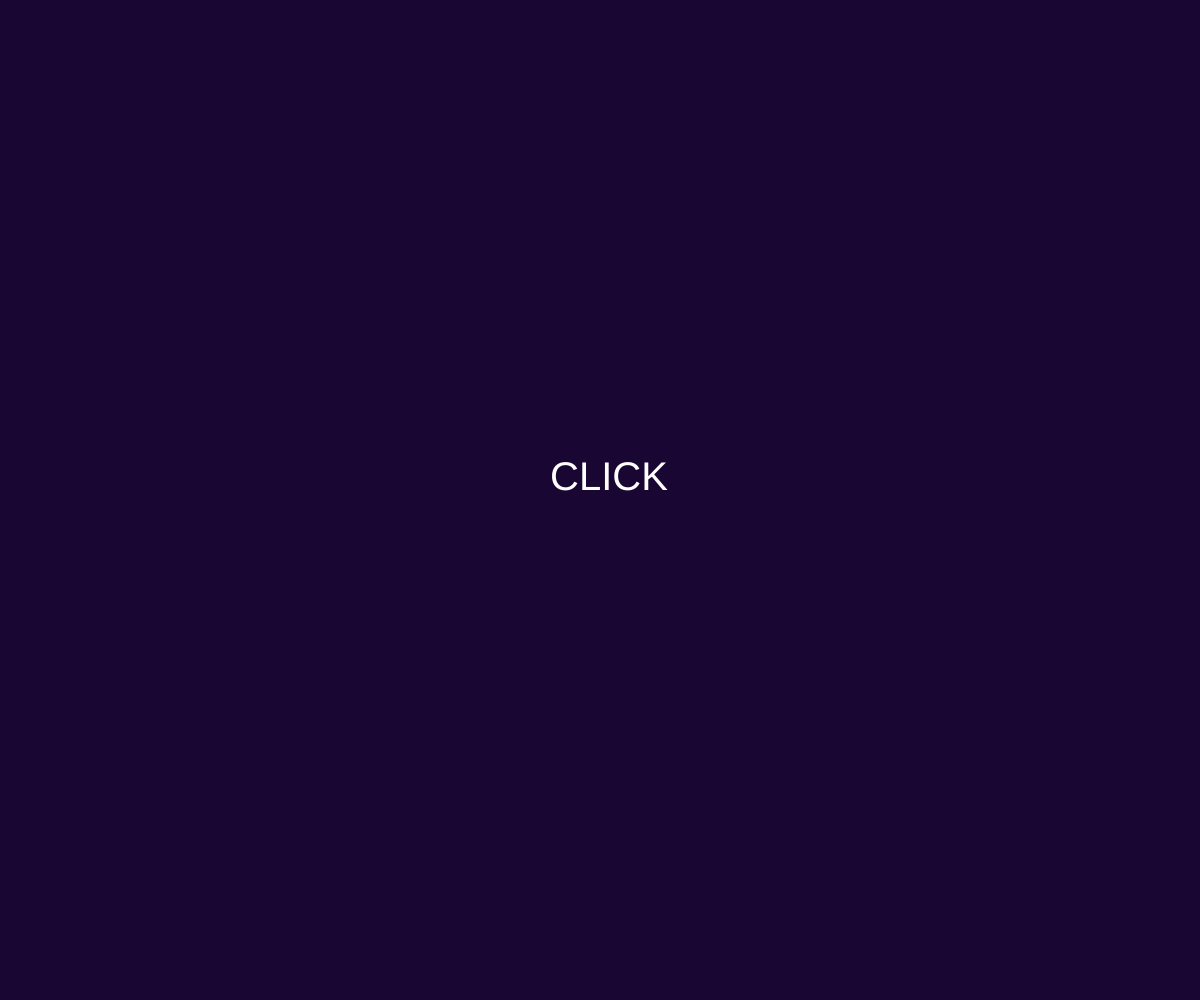
Frame 1 (no input)
Frame 60 (no input): identical to frame 1, image omitted
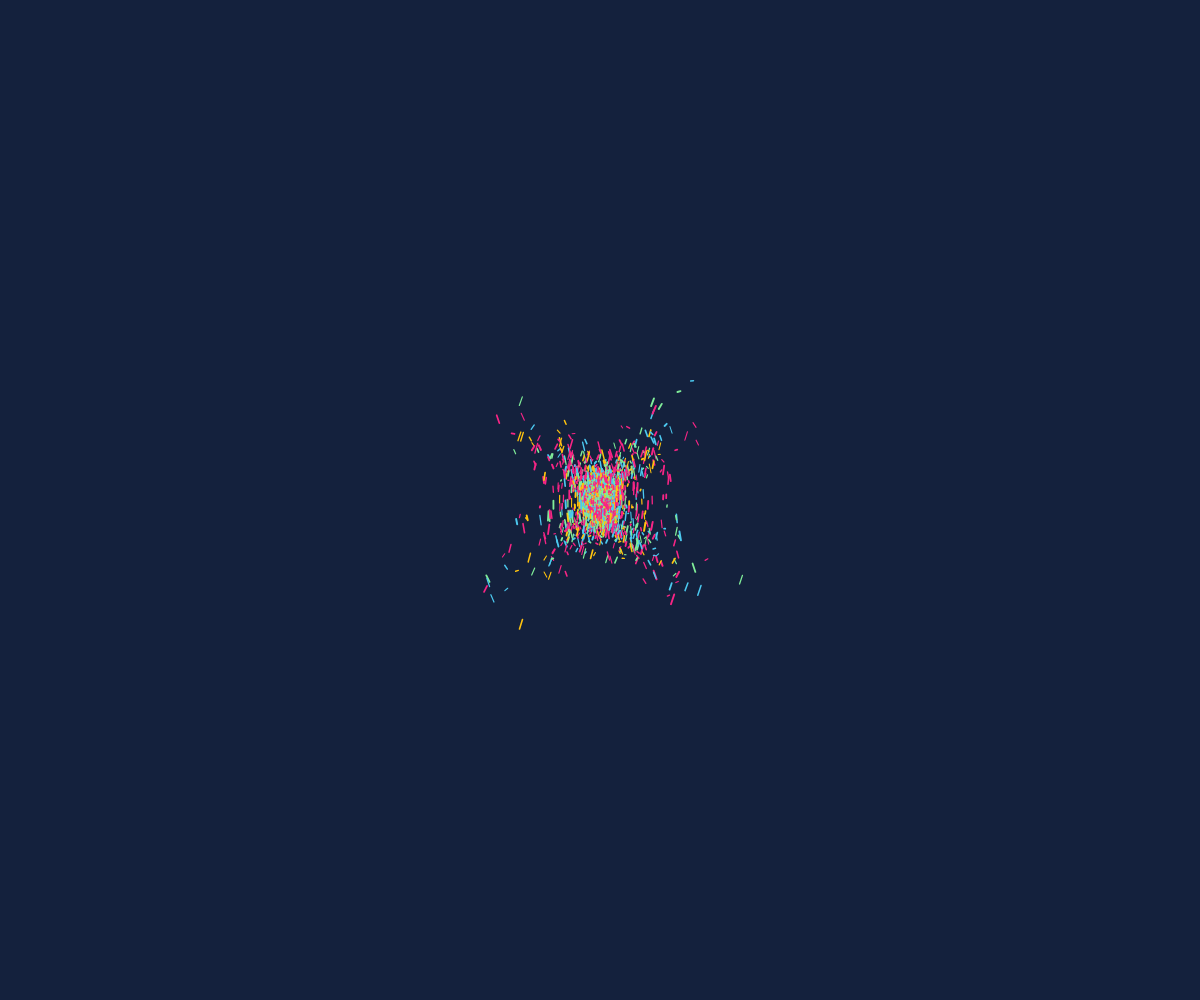
Frame 120 (the mouse pressed at the canvas centre since frame 60)

The p5.js sketch that drew these frames (run headless with seeded random() and noise() and a simulated clock; from frame 60 on, the mouse is pressed at the canvas centre):

// p5.js sketch
// ── sketch.js
var blobs = [];
var colors;
let variation = 0;
let xScale, yScale, centerX, centerY;

//auto change
let changeDuration = 3000;
let lastChange = 0;

function setup() {
	createCanvas(windowWidth, windowHeight);
	frameRate(40)
  
  
	xScale = width/60;
	yScale = height/20*(width/height);
	
	centerX = width/2;
	centerY = height/2;
	
	colors = [color("#80ed99"), color("#f72585"), color("#f72585"), color("#4cc9f0"), color("#FFC30F")];
  
}

function draw() {
	
	//DEBUG
	textSize(20);
	noStroke();
	fill(255);
	ellipse(centerX, centerY, 60, 60);
	fill(0);
	text(variation, centerX, centerY-10);
	text(length, centerX, centerY+10);
	
	
	if(mouseIsPressed){
		for(let i = 0; i < 50; i++){
			let x = mouseX + random(-15, 15);
			let y = mouseY + random(-10, 10);
			var blob = {
				x : getXPos(x),
				y : getYPos(y),
				size : random(1, 2),
				lastX : x,
				lastY : y,
				color : colors[floor(random(colors.length))],
				direction : random(0.1, 5) * (random() > 0.5 ? 1 : -1)
			};
			blobs.push(blob);
		}
	}
	
  
	var length = blobs.length;
	if(length == 0){
		background("#1a0633");
		noStroke();
		fill(255);
		textSize(40);
		//text("CLICK", x = width / 2, y = height / 2);
    text("CLICK", centerX-50, centerY-10); // os valores a negativo sao para posicionar corretamente a palavra no centro
	
		return;
	}
	
	noStroke();
	fill("#14213d");
	rect(0, 0, width, height);
	
	//auto change
	let time = millis();
	if(time - lastChange > changeDuration) {
		lastChange = time;
		variation++;
		if(variation>0) variation = 0
	}

	var stepsize = deltaTime*0.001;
	for(var i = length-1; i >= 0; i--){
		let blob = blobs[i];

		var x = getSlopeX(blob.x, blob.y);
		var y = getSlopeY(blob.x, blob.y);
		blob.x += blob.direction * x * stepsize;
		blob.y += blob.direction * y * stepsize;
		
		x = getXPrint(blob.x);
		y = getYPrint(blob.y);
		stroke(blob.color);
		strokeWeight(blob.size);
		line(x, y, blob.lastX, blob.lastY);
		blob.lastX = x;
		blob.lastY = y;
		
		const border = 7
		if(x < -border || y < -border || x > width+border || y > height+border){
			blobs.splice(i,1);
		}
	}
 
}

function getSlopeY(x, y){
	switch(variation){
case 0:return Math.sin(y=random(5,65,4))
        //se 0:return Math.sin(x);
  }
	}
function getSlopeX(x,y){
	switch(variation){
		//se 0:return Math.sin(x=random(25,5,5))
        case 0:return Math.sin(y);
    
	}
}

function getXPos(x){
	return (x-centerX)/xScale;
}
function getYPos(y){
	return (y-centerY)/yScale;
}

function getXPrint(x){
	return xScale*x+centerX;
}
function getYPrint(y){
	return yScale*y+centerY;
}
